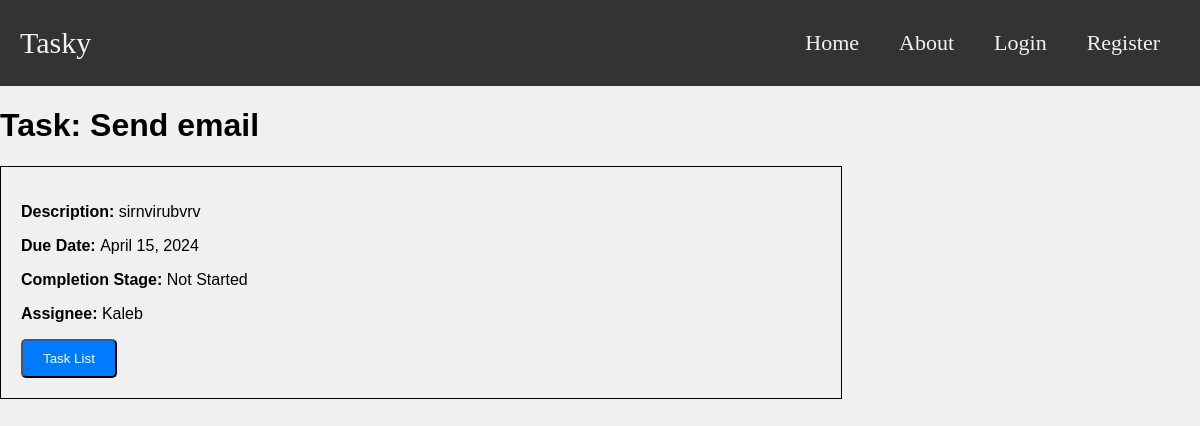
/tasks/1/, run on the app's committed database.
### task_manager_app/models.py (models this page shows, shortened)
class Task(models.Model):
    title = models.CharField(max_length=200, blank=False)
    description = models.TextField(max_length=200, blank=False)
    due_date = models.DateField(blank=False)
    completion_stage = models.CharField(max_length=200, choices=[('Not Started', 'Not Started'),
                                                                 ('Working On', 'Working On'),
                                                                 ('Completed', 'Completed')], blank=True)
    email_sent = models.BooleanField(blank=True, default=False)
    '''
        One-to-Many Relationship
        Each Task has a ForeignKey relationship with TeamMember
        to represent the team member assigned to that task
    '''
    assignee = models.ForeignKey(TeamMember, on_delete=models.SET_NULL, null=True, related_name='tasks')

class TeamMember(models.Model):
    name = models.CharField(max_length=200)
    team = models.ForeignKey(Team, on_delete=models.CASCADE, related_name='members')
    user = models.OneToOneField(User, null=True, on_delete=models.CASCADE)
    def __str__(self):
        return self.name

### task_manager_app/views.py (the view)
# urls.py: path('tasks/<int:pk>/', views.TaskDetailView.as_view(), name = 'task-detail'),
class TaskDetailView(generic.DetailView):
    model = Task

### task_manager_app/templates/task_manager_app/task_detail.html
{% extends "task_manager_app/base_template.html" %}
{% block content %}
<h1>Task: {{ task.title }}</h1>
<div class="container-left">
    <p><strong>Description: </strong> {{ task.description }}</p>
    <p><strong>Due Date: </strong> {{ task.due_date }}</p>
    <p><strong>Completion Stage: </strong> {{ task.completion_stage }}</p>
    <p><strong>Assignee: </strong> {{ task.assignee }}</p>
    <a class="nav-link" aria-current="page" href="{% url 'task-list' %}">
        <button class="btn">Task List</button>
    </a>
</div>
{% endblock %}

### task_manager_app/templates/task_manager_app/base_template.html (style rules this page uses)
body { font-family: Arial, sans-serif; margin: 0; padding: 0; background-color: #f0f0f0; }
.container-left { max-width: 800px; margin-left: 0px; margin-bottom: 20px; border: 1px solid black; text-align: left; padding: 20px; }
.btn { display: inline-block; padding: 10px 20px; background-color: #007bff; color: #fff; text-decoration: none; border-radius: 5px; margin-right: 10px; transition: background-color 0.3s; }

### data on the page
Task: title "Send email", description "sirnvirubvrv", due_date "April 15, 2024", completion_stage "Not Started", assignee "Kaleb"
